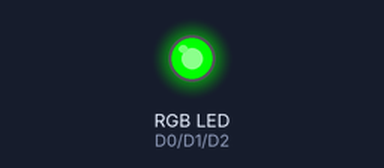
Bench run of a sketch on a simulated ESP8266 (NodeMCU). Shown: an RGB LED mixed from three pins (HIGH = lit).

Above: at 0.1 s.
Timing chart, 0 to 1.6 s (numbered marks = the images above):
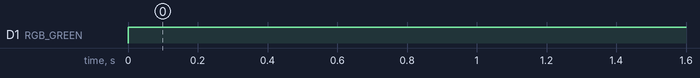

The sketch:

test-rgb.ino
```cpp
#define RGB_RED D0
#define RGB_GREEN D1
#define RGB_BLUE D2

void setup() {
  // put your setup code here, to run once:
  pinMode(RGB_RED, OUTPUT);
  pinMode(RGB_GREEN, OUTPUT);
  pinMode(RGB_BLUE, OUTPUT);
}

void loop() {
  int red = 0;
  int green = 255;
  int blue = 0;
  // put your main code here, to run repeatedly:
   analogWrite(RGB_RED, red);
   analogWrite(RGB_GREEN, green);
   analogWrite(RGB_BLUE, blue);
}
```

Measured:
- by itself, D1 (RGB_GREEN): LOW → HIGH at 0.00 s
